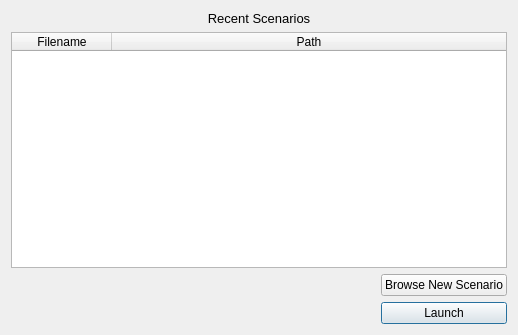
<?xml version="1.0" encoding="UTF-8"?>
<ui version="4.0">
 <class>RvChooserDialog</class>
 <widget class="QDialog" name="RvChooserDialog">
  <property name="geometry">
   <rect>
    <x>0</x>
    <y>0</y>
    <width>518</width>
    <height>335</height>
   </rect>
  </property>
  <property name="windowTitle">
   <string>Mystic</string>
  </property>
  <layout class="QVBoxLayout" name="verticalLayout">
   <item>
    <widget class="QLabel" name="recentLabel">
     <property name="text">
      <string>&lt;html&gt;&lt;head/&gt;&lt;body&gt;&lt;p&gt;&lt;span style=&quot; font-size:10pt;&quot;&gt;Recent Scenarios&lt;/span&gt;&lt;/p&gt;&lt;/body&gt;&lt;/html&gt;</string>
     </property>
     <property name="alignment">
      <set>Qt::AlignCenter</set>
     </property>
    </widget>
   </item>
   <item>
    <widget class="QTableWidget" name="scenarioTableWidget">
     <property name="editTriggers">
      <set>QAbstractItemView::NoEditTriggers</set>
     </property>
     <property name="columnCount">
      <number>2</number>
     </property>
     <attribute name="horizontalHeaderStretchLastSection">
      <bool>true</bool>
     </attribute>
     <attribute name="verticalHeaderStretchLastSection">
      <bool>false</bool>
     </attribute>
     <column>
      <property name="text">
       <string>Filename</string>
      </property>
     </column>
     <column>
      <property name="text">
       <string>Path</string>
      </property>
     </column>
    </widget>
   </item>
   <item>
    <layout class="QGridLayout" name="gridLayout">
     <item row="2" column="0">
      <spacer name="horizontalSpacer">
       <property name="orientation">
        <enum>Qt::Horizontal</enum>
       </property>
       <property name="sizeHint" stdset="0">
        <size>
         <width>40</width>
         <height>20</height>
        </size>
       </property>
      </spacer>
     </item>
     <item row="2" column="1">
      <widget class="QPushButton" name="launchPushButton">
       <property name="text">
        <string>Launch</string>
       </property>
       <property name="default">
        <bool>true</bool>
       </property>
      </widget>
     </item>
     <item row="1" column="1">
      <widget class="QPushButton" name="browsePushButton">
       <property name="text">
        <string>Browse New Scenario</string>
       </property>
       <property name="autoDefault">
        <bool>false</bool>
       </property>
      </widget>
     </item>
    </layout>
   </item>
  </layout>
 </widget>
 <tabstops>
  <tabstop>launchPushButton</tabstop>
 </tabstops>
 <resources/>
 <connections/>
</ui>
